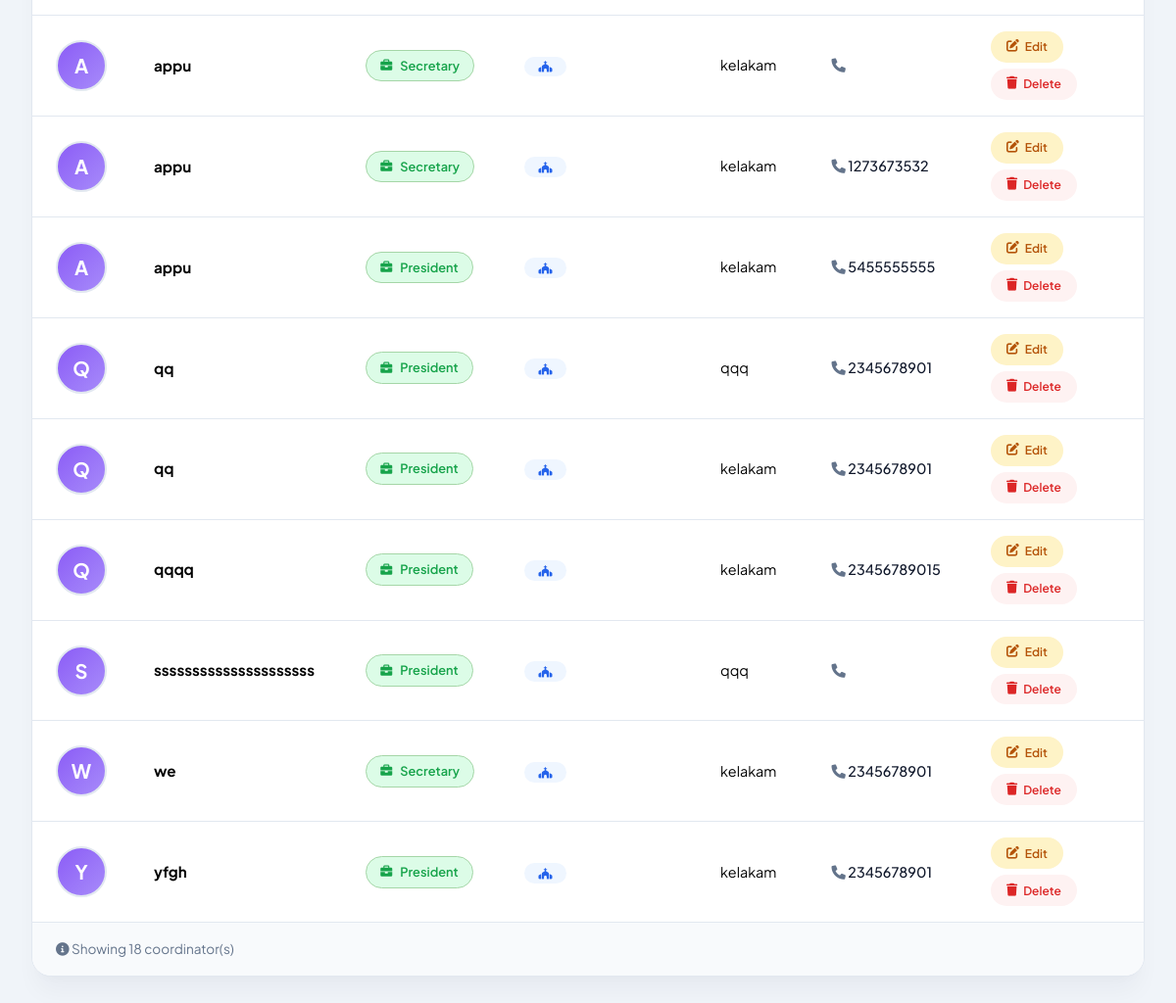
/coordinators/ (lower part), run on an earlier commit of the app's database.
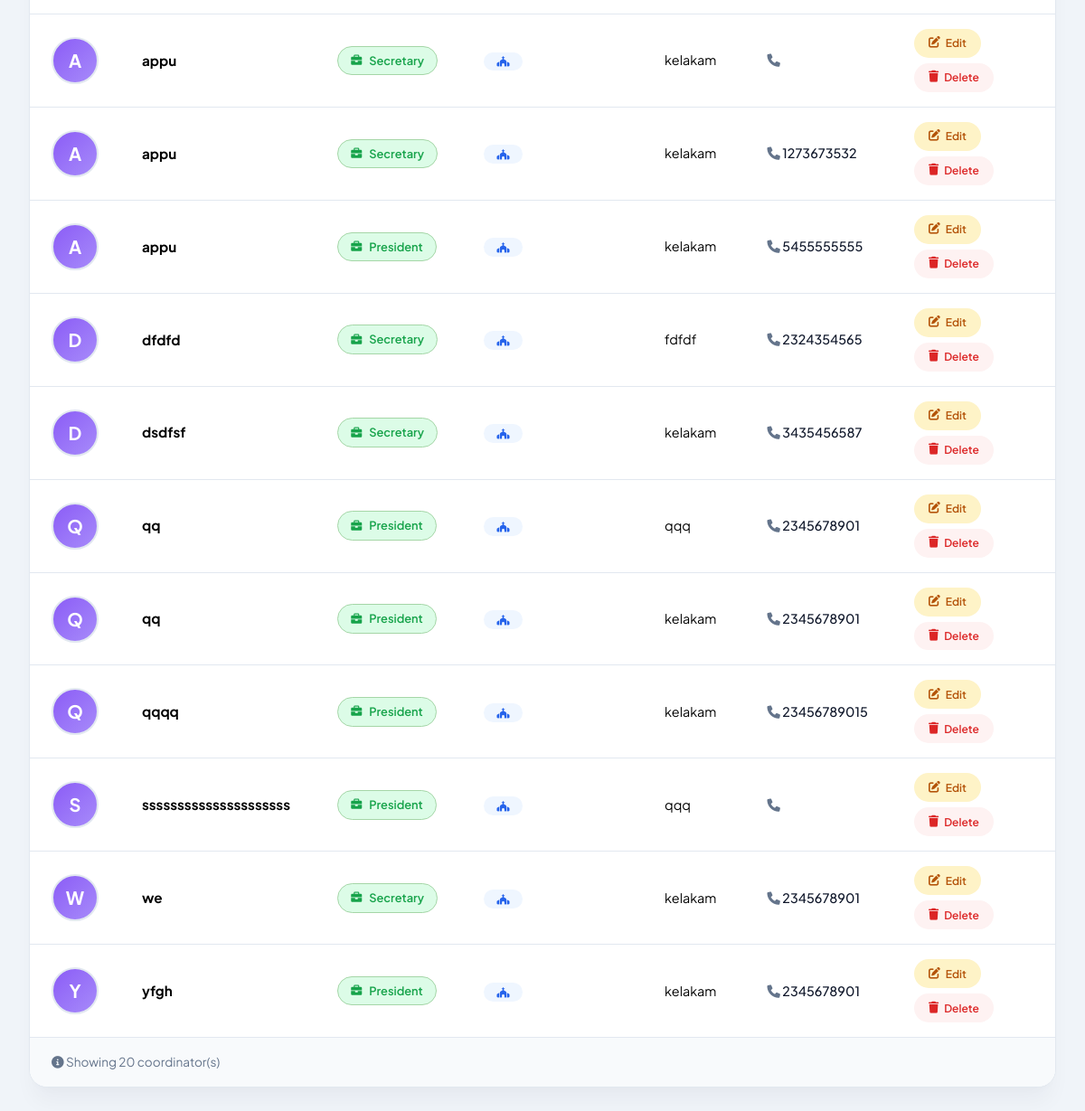
And on a later commit of the database.
### dioceseapp/models.py (models this page shows, shortened)
class Coordinator(models.Model):
    name = models.CharField(
        max_length=150,
        help_text="Coordinator name"
    )
    designation = models.ForeignKey(
        'Designation',
        on_delete=models.SET_NULL,
        null=True,
        blank=True,
        related_name='coordinators',
        help_text="Coordinator designation/position"
    )
    image = models.ImageField(
        upload_to="coordinators/",
        blank=True,
        null=True,
        help_text="Profile photo of the coordinator"
    )
    district = models.CharField(
        max_length=100,
        help_text="Coordinator district"
    )
    phone = models.CharField(
        max_length=10,
        validators=[phone_validator],
        help_text="10-digit phone number"
    )
    email = models.EmailField(
        blank=True,
        null=True,
        help_text="Email address (optional)"
    )
    created_at = models.DateTimeField(
        auto_now_add=True,
        help_text="Date and time when this record was created"
    )
    updated_at = models.DateTimeField(
        auto_now=True,
        help_text="Date and time when this record was last updated"
    )
    class Meta:
        ordering = ['name']
        verbose_name = "Coordinator"
        verbose_name_plural = "Coordinators"

class Designation(models.Model):
    name = models.CharField(
        max_length=150,
        unique=True,
        help_text="Designation name"
    )

### dioceseapp/views.py (the view)
# urls.py: path('coordinators/', views.coordinator_list, name='coordinator_list'),
def coordinator_list(request):
    designation_filter = request.GET.get('designation', '')
    spiritual_filter = request.GET.get('spiritual', '')
    coordinators = Coordinator.objects.select_related('designation').all().order_by('name')
    if designation_filter:
        coordinators = coordinators.filter(designation_id=designation_filter)
    if spiritual_filter:
        coordinators = coordinators.filter(spiritual_categories__id=spiritual_filter)
    designations = Designation.objects.all().order_by('name')
    spirituals = Spiritual.objects.all().order_by('category_title')
    return render(request, 'admin/spiritual/coordinators/coord.html', {
        'coordinators': coordinators,
        'designations': designations,
        'spirituals': spirituals,
        'selected_designation_id': designation_filter,
        'selected_spiritual_id': spiritual_filter,
    })

### dioceseapp/context_processors.py (called while the page is built)
def spiritual_categories(request):
    return {
        'spirituals': Spiritual.objects.all().order_by('category_title')
    }

def downloads(request):
    return {
        'church_account_manual': Download.objects.filter(
            document_type='church_account_manual'
        ).first(),
        'guidelines': Download.objects.filter(
            document_type='guidelines'
        ).first(),
        'constitution_1934': Download.objects.filter(
            document_type='constitution_1934'
        ).first(),
    }

### template/admin/spiritual/coordinators/coord.html (shortened to what this page needs)
{% load static %}
{% include 'admin/adminheader.html' %}
<!DOCTYPE html>
<html lang="en">
<head>
    <link rel="stylesheet" href="https://cdnjs.cloudflare.com/ajax/libs/font-awesome/6.0.0-beta3/css/all.min.css" />
    <link href="https://cdn.jsdelivr.net/npm/bootstrap@5.3.2/dist/css/bootstrap.min.css" rel="stylesheet" />
</head>
<body>
<div class="content-wrapper">
    <section class="content">
        <div class="card">
            <div class="card-body">
                {% if coordinators %}
                <table class="table table-hover">
                    <tbody>
                        {% for coordinator in coordinators %}
                        <tr>
                            <td>
                                <div class="coordinator-avatar">
                                    {{ coordinator.name|slice:":1"|upper }}
                                </div>
                            </td>
                            <td>
                                <div class="fw-bold" style="font-size: 0.95rem;">{{ coordinator.name }}</div>
                            </td>
                            <td>
                                {% if coordinator.designation %}
                                    <span class="designation-badge">
                                        <i class="fas fa-briefcase"></i>
                                        {{ coordinator.designation.name }}
                                    </span>
                                {% else %}
                                    <span class="text-muted" style="font-size: 0.8rem;">
                                        <i class="fas fa-minus-circle"></i> No Designation
                                    </span>
                                {% endif %}
                            </td>
                            <td>
                                <span class="spiritual-badge">
                                    <i class="fas fa-church"></i>
                                </span>
                            </td>
                            <td>
                                {% if coordinator.district %}
                                    {{ coordinator.district }}
                                {% else %}
                                    <span class="text-muted">-</span>
                                {% endif %}
                            </td>
                            <td>
                                <a href="tel:{{ coordinator.phone }}" style="color: var(--text-main); text-decoration: none; font-weight: 500;">
                                    <i class="fas fa-phone" style="color: var(--text-muted);"></i>
                                    {{ coordinator.phone }}
                                </a>
                            </td>
                            <td>
                                <div class="action-buttons">
                                    <a href="{% url 'edit_coordinator' coordinator.id %}" class="action-btn edit">
                                        <i class="fas fa-edit"></i> Edit
                                    </a>
                                    <a href="#" class="action-btn delete"
                                       data-bs-toggle="modal"
                                       data-bs-target="#deleteModal"
                                       data-coordinator-id="{{ coordinator.id }}"
                                       data-coordinator-name="{{ coordinator.name }}">
                                        <i class="fas fa-trash"></i> Delete
                                    </a>
                                </div>
                            </td>
                        </tr>
                        {% endfor %}
                    </tbody>
                </table>
                <div class="table-footer">
                    <span class="info-text">
                        <i class="fas fa-info-circle"></i>
                        Showing {{ coordinators|length }} coordinator(s)
                    </span>
                </div>
                {% endif %}
            </div>
        </div>
    </section>
</div>
</body>
</html>

### template/admin/adminheader.html (shortened to what this page needs)
{% load static %}
<!DOCTYPE html>
<html lang="en">
<head>
  <link rel="stylesheet" href="{% static 'style/plugins/fontawesome-free/css/all.min.css' %}">
  <link rel="stylesheet" href="https://code.ionicframework.com/ionicons/2.0.1/css/ionicons.min.css">
  <link rel="stylesheet" href="{% static 'style/plugins/tempusdominus-bootstrap-4/css/tempusdominus-bootstrap-4.min.css' %}">
  <link rel="stylesheet" href="{% static 'style/plugins/icheck-bootstrap/icheck-bootstrap.min.css' %}">
  <link rel="stylesheet" href="{% static 'style/plugins/jqvmap/jqvmap.min.css' %}">
  <link rel="stylesheet" href="{% static 'style/plugins/overlayScrollbars/css/OverlayScrollbars.min.css' %}">
  <link rel="stylesheet" href="{% static 'style/plugins/daterangepicker/daterangepicker.css' %}">
  <link rel="stylesheet" href="{% static 'style/plugins/summernote/summernote-bs4.min.css' %}">
  <link rel="stylesheet" href="{% static 'style/dist/css/adminlte.min.css' %}">
  <link rel="stylesheet" href="https://cdnjs.cloudflare.com/ajax/libs/font-awesome/6.0.0-beta3/css/all.min.css">
</head>
<body class="hold-transition layout-top-nav">
</body>
</html>

### template/admin/adminheader.html (style rules this page uses)
* { box-sizing: border-box; margin: 0; padding: 0; }
html, body { margin: 0 !important; padding: 0 !important; font-family: 'Plus Jakarta Sans', -apple-system, BlinkMacSystemFont, "Segoe UI", Roboto, sans-serif !important; background-color: #f8fafc; }
.content-wrapper { display: block !important; max-width: 1400px !important; margin: 0 auto !important; padding: 0 24px 40px !important; background: #f0f4f9 !important; min-height: calc(100vh - 70px) !important; margin-top: 0 !important; padding-top: 16px !important; margin-left: auto !important; margin-right: auto !important; box-shadow: none !important; border: none !important; background: #f0f4f9 !important; }

### template/admin/spiritual/coordinators/coord.html (style rules this page uses)
:root { --bg-main: #f4f7fb; --card-bg: #ffffff; --text-main: #0f172a; --text-muted: #64748b; --primary: #2563eb; --primary-hover: #1d4ed8; --primary-light: #eff6ff; --success: #16a34a; --success-light: #dcfce7; --warning: #f59e0b; --warning-light: #fef3c7; --danger: #dc2626; --danger-light: #fef2f2; --danger-hover: #b91c1c; --info: #0891b2; --info-light: #cffafe; --border-color: #e2e8f0; --shadow-sm: 0 1px 3px rgba(0, 0, 0, 0.05), 0 1px 2px rgba(0, 0, 0, 0.03); --shadow-card: 0 20px 25px -5px rgba(15, 23, 42, 0.04), 0 8px 10px -6px rgba(15, 23, 42, 0.02); --shadow-card-hover: 0 25px 30px -5px rgba(15, 23, 42, 0.08), 0 12px 15px -6px rgba(15, 23, 42, 0.04); --radius-lg: 20px; --radius-md: 12px; --radius-pill: 9999px; }
* { margin: 0; padding: 0; box-sizing: border-box; }
body { background-color: var(--bg-main); font-family: 'Inter', -apple-system, BlinkMacSystemFont, sans-serif; color: var(--text-main); line-height: 1.6; -webkit-font-smoothing: antialiased; }
.content-wrapper { flex: 1; max-width: 1400px; margin: 2rem auto; padding: 0 2rem; width: 100%; }
.card { background: var(--card-bg); border-radius: var(--radius-lg); box-shadow: var(--shadow-card); border: 1px solid var(--border-color); overflow: hidden; transition: all 0.3s cubic-bezier(0.16, 1, 0.3, 1); }
.card .card-body { padding: 0; overflow-x: auto; }
.table { margin-bottom: 0; font-size: 0.9rem; }
.table tbody tr { transition: all 0.2s ease; border-bottom: 1px solid var(--border-color); }
.table tbody tr:last-child { border-bottom: none; }
.coordinator-avatar { width: 52px; height: 52px; border-radius: 50%; display: flex; align-items: center; justify-content: center; background: linear-gradient(135deg, #8b5cf6, #a78bfa); color: white; font-size: 20px; font-weight: 700; border: 2px solid var(--border-color); transition: all 0.3s ease; flex-shrink: 0; }
.designation-badge { display: inline-flex; align-items: center; gap: 8px; padding: 5px 14px; border-radius: var(--radius-pill); font-size: 0.8rem; font-weight: 600; background: var(--success-light); color: var(--success); border: 1px solid #a5d6a7; }
.designation-badge i { font-size: 0.75rem; }
.spiritual-badge { display: inline-flex; align-items: center; gap: 6px; padding: 0.3rem 0.9rem; border-radius: var(--radius-pill); font-size: 0.75rem; font-weight: 600; background: var(--primary-light); color: var(--primary); max-width: 180px; white-space: nowrap; overflow: hidden; text-overflow: ellipsis; }
.spiritual-badge i { font-size: 0.7rem; }
.action-buttons { display: flex; gap: 6px; flex-wrap: wrap; }
.action-btn { display: inline-flex; align-items: center; gap: 6px; padding: 0.4rem 1rem; border-radius: var(--radius-pill); font-size: 0.75rem; font-weight: 600; text-decoration: none; transition: all 0.2s ease; border: none; cursor: pointer; }
.action-btn i { font-size: 0.8rem; }
.action-btn.edit { background: var(--warning-light); color: #b45309; }
.action-btn.delete { background: var(--danger-light); color: var(--danger); }
.table-footer { padding: 1rem 1.5rem; background: #f8fafc; border-top: 1px solid var(--border-color); display: flex; justify-content: space-between; align-items: center; flex-wrap: wrap; gap: 0.5rem; }
.table-footer .info-text { font-size: 0.85rem; color: var(--text-muted); }

What changed in the data, as far as the page shows it:
added Coordinator: name "D", name "dfdfd", designation.name "Secretary", district "fdfdf", phone "2324354565"
added Coordinator: name "D", name "dsdfsf", designation.name "Secretary", district "kelakam", phone "3435456587"
Also different on the page:
{{ coordinators|length }}: "18" → "20"
